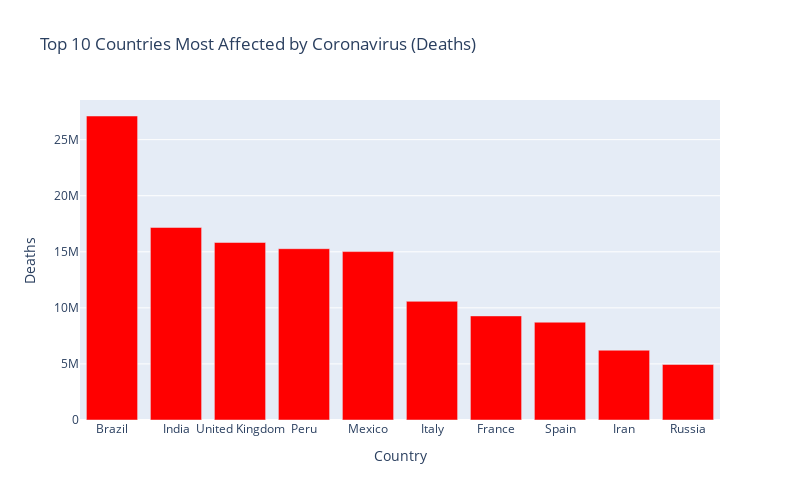

Here is the notebook cell this chart was saved with:
### Code cell
etat_death = final_table.sort_values('Deaths',ascending=False)
etat_death['Country']
px.bar(
   etat_death.head(10),
   x= 'Country',
   y= 'Deaths',
  title='Top 10 Countries Most Affected by Coronavirus (Deaths)',
  color_discrete_sequence=['red'],
  height=500,
  width=800
)

### Figure 1 — Plotly figure (JSON) as saved in the notebook; plotly's stock layout.template omitted (floating-point values rounded to 4 significant figures)
{"data": [{"alignmentgroup": "True", "hovertemplate": "Country=%{x}<br>Deaths=%{y}<extra></extra>", "legendgroup": "", "marker": {"color": "red", "pattern": {"shape": ""}}, "name": "", "offsetgroup": "", "orientation": "v", "showlegend": false, "textposition": "auto", "type": "bar", "x": ["Brazil", "India", "United Kingdom", "Peru", "Mexico", "Italy", "France", "Spain", "Iran", "Russia"], "xaxis": "x", "y": [27108921, 17171598, 15830895, 15276634, 15017707, 10582442, 9281793, 8720097, 6222225, 4952659], "yaxis": "y"}], "layout": {"barmode": "relative", "height": 500, "legend": {"tracegroupgap": 0}, "title": {"text": "Top 10 Countries Most Affected by Coronavirus (Deaths)"}, "width": 800, "xaxis": {"anchor": "y", "domain": [0, 1], "title": {"text": "Country"}}, "yaxis": {"anchor": "x", "domain": [0, 1], "title": {"text": "Deaths"}}}}
